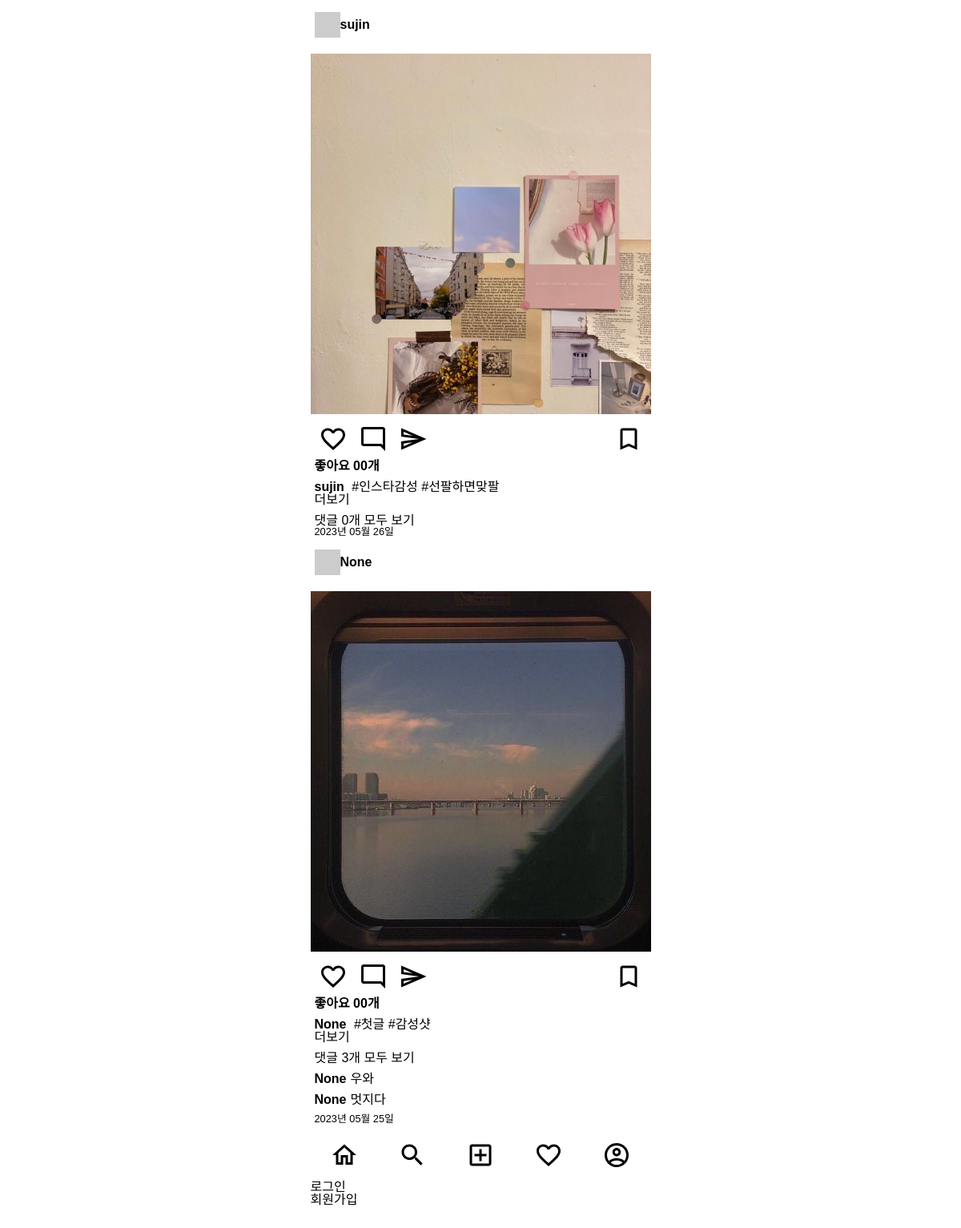
The page / on the database its author committed.
### posts/models.py (models this page shows)
class Post(models.Model):
    image = models.ImageField(verbose_name='이미지', null=True, blank=True)
    content = models.TextField(verbose_name='내용')
    created_at = models.DateTimeField(verbose_name='작성일', auto_now_add=True)
    view_count = models.IntegerField(verbose_name='조회수', default=0)
    writer = models.ForeignKey(to=User, on_delete=models.CASCADE, null=True, blank=True)

class Comment(models.Model):
    content = models.TextField(verbose_name='내용')
    created_at = models.DateTimeField(verbose_name='작성일', auto_now_add=True)
    post = models.ForeignKey(to='Post', on_delete=models.CASCADE)
    writer = models.ForeignKey(to=User, on_delete=models.CASCADE, null=True, blank=True)

### users/models.py (models this page shows)
class User(AbstractUser): # AbstractUser 상속
    phone = models.CharField(verbose_name='전화번호', max_length=11)
    objects = UserManager()

### posts/views.py (the view)
# urls.py: path('', index, name='index'),
def index(request):
    post_list = Post.objects.all().order_by('-created_at') # Post 전체 데이터 조회
    context = {
        'post_list': post_list,
    }
    return render(request, 'index.html', context)

### templates/index.html (shortened to what this page needs)
{% extends 'base.html' %}
{% load static %}
{% block content %}
<main>
    <div class="card-list">
        {% for post in post_list %}
            {% include 'mixin/posts/post_card.html' with detail=False %}
        {% endfor %}
    </div>
</main>
{% endblock %}

### templates/mixin/posts/post_card.html (shortened to what this page needs)
{% load static %}
<div class="card">
    <div class="card__header">
        <img src="http://via.placeholder.com/32x32" alt="프로필이미지">
        <a href="#">
            <span class="card__user-name">{{ post.writer }}</span>
        </a>
    </div>
    <div class="card__body">
        <div>
            {% if post.image %}
                <img class="card__image" src="{{ post.image.url }}" alt="">
            {% else %}
                <img class="card__image" src="http://via.placeholder.com/600x600" alt="">
            {% endif %}
        </div>
        <div class="card__btn-group">
            <div>
                <img class="card__btn" src="{% static 'icons/favorite_outlined_black_36dp.svg' %}" alt="좋아요"/>
                <img class="card__btn" src="{% static 'icons/mode_comment_outlined_black_36dp.svg' %}" alt="댓글"/>
                <img class="card__btn" src="{% static 'icons/send_outlined_black_36dp.svg' %}" alt="공유하기"/>
            </div>
            <div>
                <img class="card__btn" src="{% static 'icons/bookmark_outlined_black_36dp.svg' %}" alt="북마크"/>
            </div>
        </div>
        <div class="card_content">
            <span class="card__like-num">좋아요 00개</span>
            <div class="card__main-text">
                <p><span class="card__user-name">{{ post.writer }}</span>
                    {% if not detail %}
                        {{ post.content|truncatechars:35 }}
                    {% else %}
                        {{ post.content }}
                    {% endif %}
                    </p>
                {% if not detail %}
                <a href="{% url 'posts:post-detail' post.id %}">더보기</a>
                {% endif %}
            </div>
            <div>
                <p>댓글 {{ post.comment_set.all.count }}개
                {% if not detail %}
                    <a href="{% url 'posts:post-detail' post.id %}">모두 보기</a>
                {% endif %}
                </p>
                <ul class="card__comment-group">
                    {% if not detail %}
                        {% for comment in post.comment_set.all|slice:":2" %}
                        <li>
                            <p><span class="card__user-name">{{ comment.writer }}</span>{{ comment.content }}</p>
                        </li>
                        {% endfor %}
                    {% else %}
                        {% for comment in post.comment_set.all %}
                        <li>
                            <p><span class="card__user-name">{{ comment.writer }}</span>{{ comment.content }}</p>
                        </li>
                        {% endfor %}
                    {% endif %}
                </ul>
                <p class="card__created-at">{{ post.created_at|date:"Y년 m월 d일" }}</p>
            </div>
        </div>
    </div>
</div>

### static/css/index.css (style rules this page uses)
.container { display: flex; flex-direction: column; max-width: 425px; }
body { font-family: 'Noto Sans KR', sans-serif; margin: 0 auto 60px auto; }
main { background-color: #FAFAFA; }
.card-list { margin: 10px 0; background-color: #FFFFFF; }
.card__header { display: flex; align-items: center; margin: 15px 0; padding: 0 5px; }
.card__user-name { font-weight: bold; margin: 0 5px 0 0; }
.card__body { margin: 10px 0; }
.card__image { height: 450px; width: 100%; margin: 5px 0; object-fit: cover; }
.card__btn-group { display: flex; justify-content: space-between; margin: 5px 0; padding: 0 5px; }
.card__btn { margin: 0 5px; }
.card_content { display: flex; flex-direction: column; padding: 0 5px; }
.card__like-num { font-weight: bold; }
.card__main-text { margin: 10px 0; }
.card__comment-group > li { margin: 10px 0; }
.card__created-at { font-weight: lighter; font-size: 0.8rem; }

### rows shown on the page
Post: writer "sujin", image (picture), content "#인스타감성 #선팔하면맞팔", comment_set.all.count "0", created_at "2023년 05월 26일"
Post: writer "None", image (picture), content "#첫글 #감성샷", comment_set.all.count "3", created_at "2023년 05월 25일"
Comment: writer "None", content "우와"
Comment: writer "None", content "멋지다"
